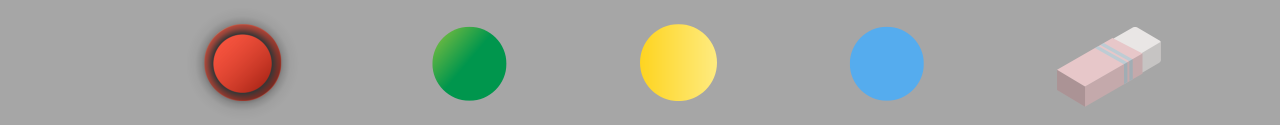
#> input picture CanvaImage/Header/1.png, 1280 x 125 px, found by its file name
$ python iruinWebCam.py
#> lines starting #> are read from the running program, lines starting #| are printed output that depends on the picture
### HandTrackingModule.py
#STarting to make a HandTracking Module using CV2 and MediaPipe
import cv2
import mediapipe as mp
import time

class handDetectorObj():
    def __init__(self, mode=False, maxHands=2, detectionCon=0.5, trackCon=0.5):
        self.mode = mode
        self.maxHands = maxHands
        self.detectionCon = detectionCon
        self.trackCon = trackCon

        self.handObj = mp.solutions.hands
        self.hands = self.handObj.Hands()
        self.drawObj  = mp.solutions.drawing_utils
        self.handObj = mp.solutions.hands
        self.hands = self.handObj.Hands()
        self.drawObj  = mp.solutions.drawing_utils
        self.fingerTips = [4, 8, 12, 16, 20]

    # [62 lines left out: functions detectHands, findHandPosition, noOfFingersUp, main, not called in this run]

# [2 lines that do not run on import are left out]

### iruinWebCam.py
import cv2
import mediapipe as mp
import time
import HandTrackingModule as hm
import os
import numpy as np
import math
#########
brushWeight = 15
prev_x, prev_y = 0, 0
eraseThickness = 50
#########
imgCanvas = np.zeros((720, 1280, 3), np.uint8)

directory = "CanvaImage\Header"
myList  = os.listdir(directory)
print(myList)
headerImages = []
for imgPath in myList:
    img = cv2.imread(f'{directory}/{imgPath}')
#> img is the input picture: shape (125, 1280, 3); mean B, G, R 159.9, 164.9, 163.5
    headerImages.append(img)
currHeader = headerImages[0]
drawColor = (0, 0, 255) #By default Red COlor

cap = cv2.VideoCapture(0)  # Iriun Webcam as default camera
cap.set(cv2.CAP_PROP_FRAME_WIDTH, 1280)  # Force resolution to 1280x720
cap.set(cv2.CAP_PROP_FRAME_HEIGHT, 720)

while True:
    success, img = cap.read()
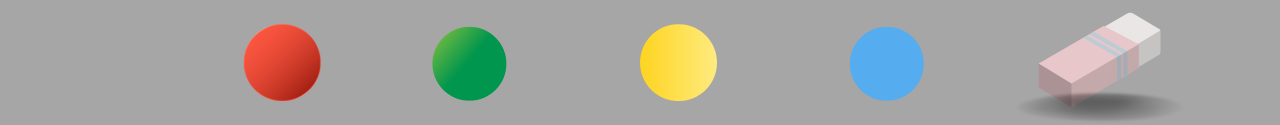
#> input picture CanvaImage/Header/5.png, 1280 x 125 px, given in place of the camera
#> img is the input picture: shape (125, 1280, 3); mean B, G, R 159.6, 164.7, 164.8
    img = cv2.flip(img, 1)
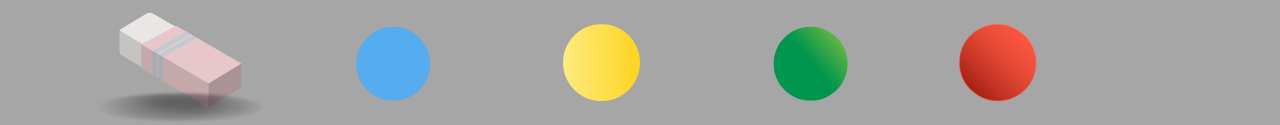
#> img: shape (125, 1280, 3); mean B, G, R 159.6, 164.7, 164.8
    #Detect the hands
    detector = hm.handDetectorObj()
#> (the run stopped early here; a loop or call above may not have finished)
